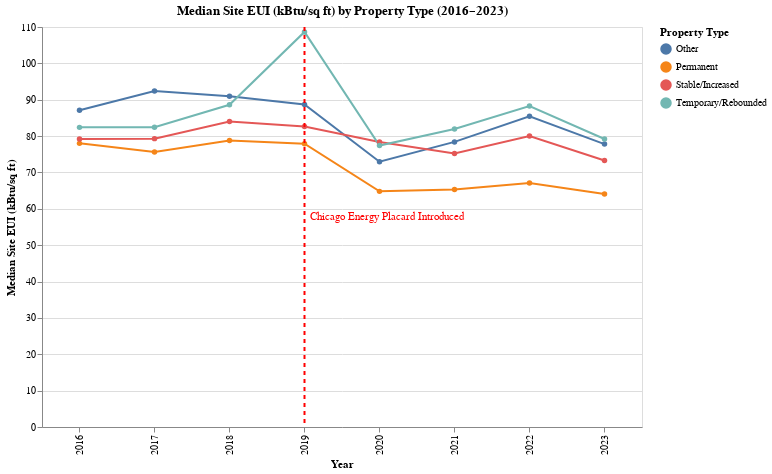

Source (notebook cell):
### Code cell
covid_site = plot_metric_by_property(
    df=energy_grouped,
    metric_col="Site EUI (kBtu/sq ft)",
    property_col="COVID Impact Category",
    agg_func=pd.Series.median,
)
covid_site

### Figure 1 — Vega-Lite specification as saved in the notebook (floating-point values rounded to 4 significant figures)
{"config": {"view": {"continuousWidth": 300, "continuousHeight": 300}}, "layer": [{"data": {"name": "data-cfd2a2d5fce3803c11f060afd7616e91"}, "mark": {"type": "line", "point": true}, "encoding": {"color": {"field": "COVID Impact Category", "title": "Property Type", "type": "nominal"}, "tooltip": [{"field": "COVID Impact Category", "title": "Property Type", "type": "nominal"}, {"field": "Data Year", "title": "Year", "type": "quantitative"}, {"field": "Aggregated_Metric", "format": ".2f", "title": "Median Site EUI (kBtu/sq ft)", "type": "quantitative"}], "x": {"field": "Data Year", "sort": "ascending", "title": "Year", "type": "ordinal"}, "y": {"field": "Aggregated_Metric", "title": "Median Site EUI (kBtu/sq ft)", "type": "quantitative"}}, "name": "view_109"}, {"data": {"name": "data-0c454f3f83ff251380041a7c1dc9c76c"}, "mark": {"type": "rule", "color": "red", "size": 2, "strokeDash": [4, 4]}, "encoding": {"x": {"field": "Data Year", "type": "ordinal"}}}, {"data": {"name": "data-59d4f649ef26394b53c706eca5efd7c6"}, "mark": {"type": "text", "align": "left", "baseline": "bottom", "color": "red", "dx": 5, "dy": -5}, "encoding": {"text": {"field": "label", "type": "nominal"}, "x": {"field": "Data Year", "type": "ordinal"}}}], "height": 400, "params": [{"name": "param_64", "select": {"type": "interval", "encodings": ["x", "y"]}, "bind": "scales", "views": ["view_109"]}], "title": "Median Site EUI (kBtu/sq ft) by Property Type (2016–2023)", "width": 600, "$schema": "https://vega.github.io/schema/vega-lite/v5.20.1.json", "datasets": {"data-cfd2a2d5fce3803c11f060afd7616e91": [{"Data Year": 2016, "COVID Impact Category": "Other", "Aggregated_Metric": 87.1}, {"Data Year": 2016, "COVID Impact Category": "Permanent", "Aggregated_Metric": 78.0}, {"Data Year": 2016, "COVID Impact Category": "Stable/Increased", "Aggregated_Metric": 79.2}, {"Data Year": 2016, "COVID Impact Category": "Temporary/Rebounded", "Aggregated_Metric": 82.4}, {"Data Year": 2017, "COVID Impact Category": "Other", "Aggregated_Metric": 92.4}, {"Data Year": 2017, "COVID Impact Category": "Permanent", "Aggregated_Metric": 75.65}, {"Data Year": 2017, "COVID Impact Category": "Stable/Increased", "Aggregated_Metric": 79.3}, {"Data Year": 2017, "COVID Impact Category": "Temporary/Rebounded", "Aggregated_Metric": 82.45}, {"Data Year": 2018, "COVID Impact Category": "Other", "Aggregated_Metric": 90.95}, {"Data Year": 2018, "COVID Impact Category": "Permanent", "Aggregated_Metric": 78.8}, {"Data Year": 2018, "COVID Impact Category": "Stable/Increased", "Aggregated_Metric": 84.0}, {"Data Year": 2018, "COVID Impact Category": "Temporary/Rebounded", "Aggregated_Metric": 88.6}, {"Data Year": 2019, "COVID Impact Category": "Other", "Aggregated_Metric": 88.7}, {"Data Year": 2019, "COVID Impact Category": "Permanent", "Aggregated_Metric": 77.9}, {"Data Year": 2019, "COVID Impact Category": "Stable/Increased", "Aggregated_Metric": 82.65}, {"Data Year": 2019, "COVID Impact Category": "Temporary/Rebounded", "Aggregated_Metric": 108.7}, {"Data Year": 2020, "COVID Impact Category": "Other", "Aggregated_Metric": 72.95}, {"Data Year": 2020, "COVID Impact Category": "Permanent", "Aggregated_Metric": 64.8}, {"Data Year": 2020, "COVID Impact Category": "Stable/Increased", "Aggregated_Metric": 78.4}, {"Data Year": 2020, "COVID Impact Category": "Temporary/Rebounded", "Aggregated_Metric": 77.4}, {"Data Year": 2021, "COVID Impact Category": "Other", "Aggregated_Metric": 78.4}, {"Data Year": 2021, "COVID Impact Category": "Permanent", "Aggregated_Metric": 65.3}, {"Data Year": 2021, "COVID Impact Category": "Stable/Increased", "Aggregated_Metric": 75.2}, {"Data Year": 2021, "COVID Impact Category": "Temporary/Rebounded", "Aggregated_Metric": 81.95}, {"Data Year": 2022, "COVID Impact Category": "Other", "Aggregated_Metric": 85.45}, {"Data Year": 2022, "COVID Impact Category": "Permanent", "Aggregated_Metric": 67.1}, {"Data Year": 2022, "COVID Impact Category": "Stable/Increased", "Aggregated_Metric": 80.0}, {"Data Year": 2022, "COVID Impact Category": "Temporary/Rebounded", "Aggregated_Metric": 88.25}, {"Data Year": 2023, "COVID Impact Category": "Other", "Aggregated_Metric": 77.8}, {"Data Year": 2023, "COVID Impact Category": "Permanent", "Aggregated_Metric": 64.1}, {"Data Year": 2023, "COVID Impact Category": "Stable/Increased", "Aggregated_Metric": 73.3}, {"Data Year": 2023, "COVID Impact Category": "Temporary/Rebounded", "Aggregated_Metric": 79.2}], "data-0c454f3f83ff251380041a7c1dc9c76c": [{"Data Year": 2019}], "data-59d4f649ef26394b53c706eca5efd7c6": [{"Data Year": 2019, "label": "Chicago Energy Placard Introduced"}]}}
